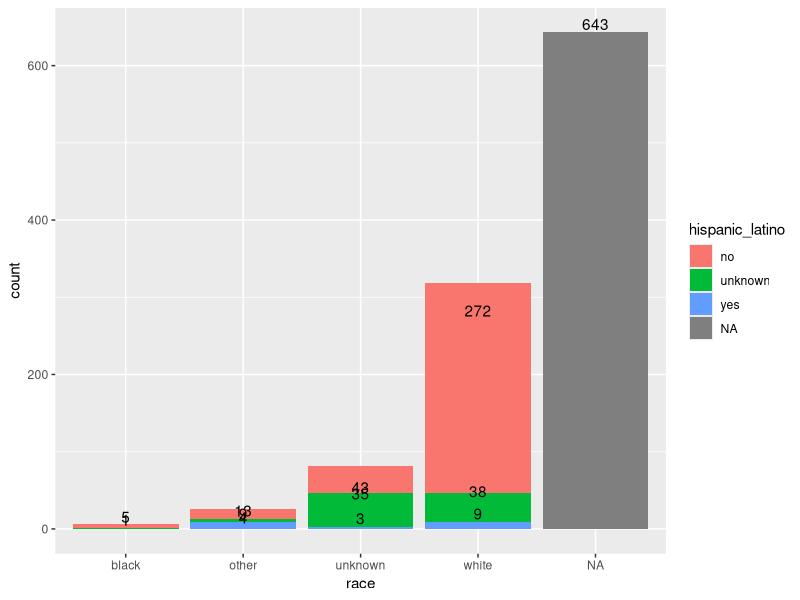
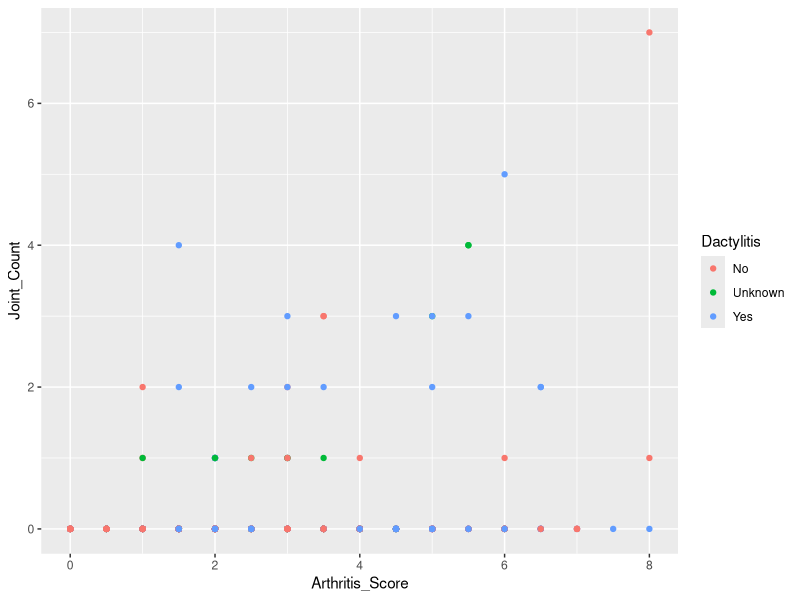
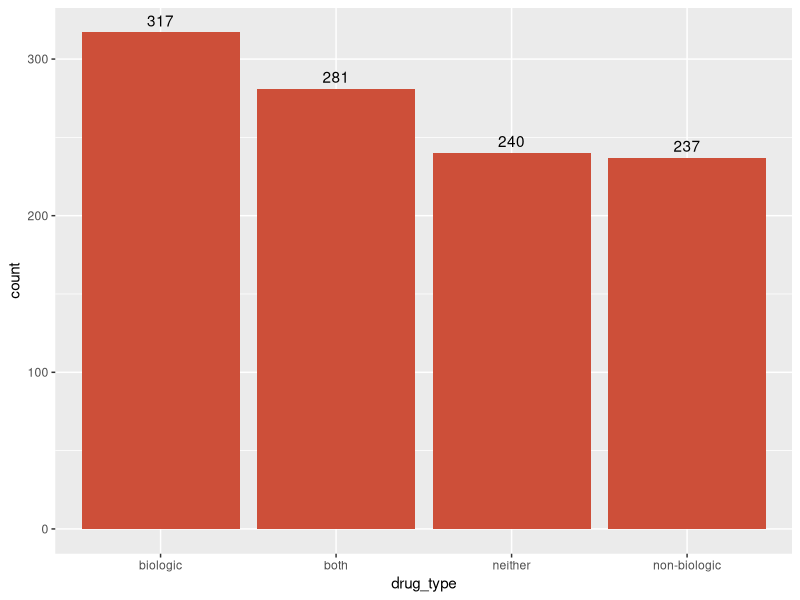
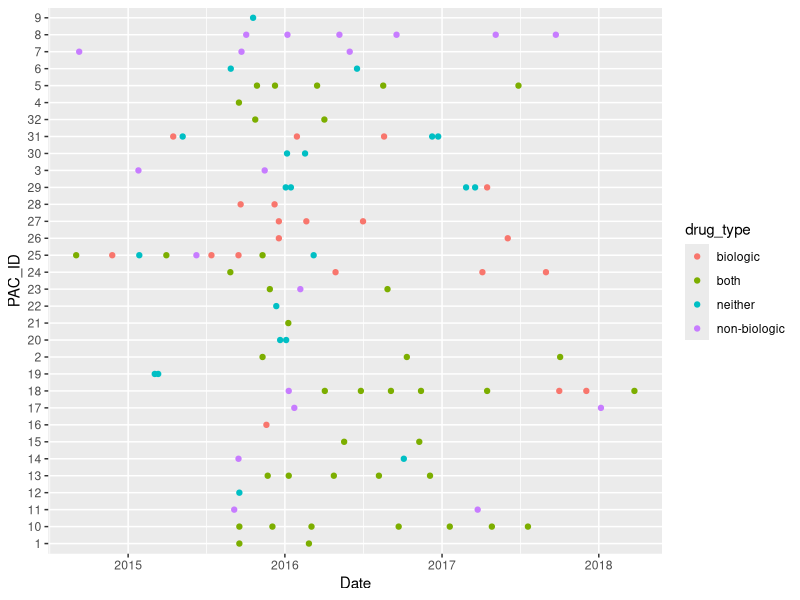

Write R code to recreate these figures, in order. (Note: this script raises an error after producing the figures.)
## ---- chunk 1
library(dplyr)
library(tidyverse)
library(lubridate)
library(ggplot2)
library(rlist)
## ---- chunk 2
clean_one <- read.csv("PsA_clean.csv", na.strings=c("","NA"," "))
## ---- chunk 3
clean_one$race<-"unknown"
clean_one$hispanic_latino<-"unknown"
## ---- chunk 4
clean_one <- clean_one %>% mutate(hispanic_latino = ifelse(Hispanic_Latino_Yes == 1 , "yes", hispanic_latino))
clean_one <- clean_one %>% mutate(hispanic_latino = ifelse(Hispanic_Latino_No == 1 , "no", hispanic_latino))
clean_one <- clean_one %>% mutate(hispanic_latino = ifelse(Hispanic_Latino_Not_Reported == 1 , "unknown", hispanic_latino))
clean_one <- clean_one %>% mutate(hispanic_latino = ifelse(Hispanic_Latino_Unknown == 1 , "unknown", hispanic_latino))
## ---- chunk 5
clean_one <- clean_one %>% mutate(race = ifelse(WHITE == 1 , "white", race))
clean_one <- clean_one %>% mutate(race = ifelse(BLACK == 1 , "black", race))
clean_one <- clean_one %>% mutate(race = ifelse(NATIVE_AMERICAN == 1 , "native_american", race))
clean_one <- clean_one %>% mutate(race = ifelse(NATIVE_HAWAIIAN_PACIFIC_ISLANDER == 1 , "native_hawaiian_pacific_islander", race))
clean_one <- clean_one %>% mutate(race = ifelse(OTHER == 1 , "other", race))
clean_one <- clean_one %>% mutate(race = ifelse(NOT_REPORTED == 1 , "unknown", race))
clean_one <- clean_one %>% mutate(race = ifelse(UNKNOWN == 1 , "unknown", race))
## ---- chunk 6
ggplot(clean_one, aes(race, fill=hispanic_latino)) +
  geom_bar()+
  geom_text(stat='count', aes(label=..count..), vjust=-0.2)
## ---- chunk 7
clean_one$Dactylitis <- as.character(clean_one$Dactylitis)
clean_one$Dactylitis[is.na(clean_one$Dactylitis)] <- "Unknown"
clean_one <- clean_one %>% mutate(Dactylitis = ifelse(Dactylitis == "Unavailable" , "Unknown", Dactylitis))
## ---- chunk 8
ggplot(clean_one, aes(x=Arthritis_Score, y=Joint_Count, colour=Dactylitis))+
         geom_point()
## ---- chunk 9
# create drug column
clean_one$drug_type<- "none"
clean_one$biologic_manual <- "none"
clean_one$non_biologic_manual <- "none"
## ---- chunk 10
# assign Yes to biologic manual column if patient is taking a biologic drug
clean_one <- clean_one %>% mutate(biologic_manual = ifelse(Cosentyx_Secukinumab == "Yes" | Adalimumab_Humira == "Yes" | Certolizumab_Pegol_Cimzia == "Yes" | Etanercept_Enbrel == "Yes" | Golimumab_Simponi == "Yes" | Infliximab_Remicade == "Yes" | Ustekinumab_Stelara == "Yes" | Biologic == "Yes", "Yes", biologic_manual))

# assign Yes to non-biologic manual column if patient is taking a non-biologic drug
clean_one <- clean_one %>% mutate(non_biologic_manual = ifelse(Sulfasalazine == "Yes" | Apremilast == "Yes" | Azathioprine_Imuran == "Yes" | Hydroxychloroquine_Plaquenil == "Yes" | Leflunomide_Arava == "Yes" | Methotrexate_Rheumatrex == "Yes" | Mycophenolate_mofetil_CellCept == "Yes", "Yes", non_biologic_manual))
## ---- chunk 11
# both
clean_one <- clean_one %>% mutate(drug_type = ifelse(biologic_manual == "Yes" & non_biologic_manual == "Yes", "both", drug_type))

# biologic
clean_one <- clean_one %>% mutate(drug_type = ifelse(biologic_manual == "Yes" & (non_biologic_manual == "No" | non_biologic_manual == "none" | is.na(non_biologic_manual)), "biologic", drug_type))

# non-biologic
clean_one <- clean_one %>% mutate(drug_type = ifelse((biologic_manual == "No" |  biologic_manual == "none" | is.na(biologic_manual)) & (non_biologic_manual == "Yes"), "non-biologic", drug_type))

# none
clean_one <- clean_one %>% mutate(drug_type = ifelse((biologic_manual == "No" |  biologic_manual == "none" | is.na(biologic_manual)) & (non_biologic_manual == "No" | non_biologic_manual == "none" | is.na(non_biologic_manual)), "neither", drug_type))
## ---- chunk 12
# make sure there are no NAs for drug type
sum(is.na(clean_one$drug_type) == TRUE)
## ---- chunk 13
# plot distribution of drug types or combinations in PSA dataset
ggplot(clean_one, aes(drug_type))+
  geom_bar(fill="tomato3")+
  geom_text(stat='count', aes(label=..count..), vjust = -0.5)
## ---- chunk 14
clean_one$PAC_ID <- as.character(clean_one$PAC_ID)
clean_one$Date <- as.character(clean_one$Date)
## ---- chunk 15
# convert patient visit dates into date variables
clean_one$Date <- as_date(clean_one$Date)
## ---- chunk 16
ggplot(clean_one[1:100,], aes(x=Date, y=PAC_ID, color=drug_type))+
  geom_point()
## ---- chunk 17
head(clean_one)
str(clean_one)
## ---- chunk 18
names(clean_one)
class(clean_one)
## ---- chunk 19
#subset by Event_Name
EN <- split(clean_one, clean_one$Event_Name)
## ---- chunk 20
#assign dataframe for each visit
lapply(seq_along(EN), function(x) {
    assign(c("B", "C", "D", "E", "F", "G", "H", "I", "J", "K", "L", "M", "N", "O", "P")[x], EN[[x]], envir=.GlobalEnv)
    }
)
## ---- chunk 21
as.tibble(Fac_only_B)
## ---- chunk 22
#feature selection B -- for joint count
library(leaps)
B$Joint_Count <- as.factor(B$Joint_Count)
FAC<- sapply(B, function(x) is.factor(x))
Fac_only_B <- B[, FAC]
Fac_only_B_1 <- which(sapply(Fac_only_B, function(x) length(unique(x))<2)) # see which factor has only one level
Fac_only_B_EN <- Fac_only_B[,4:67]

str(Fac_only_B_EN)
Fac_only_B_EN_non1 <-Fac_only_B_EN[, sapply(Fac_only_B_EN, nlevels) > 1]
str(Fac_only_B_EN_non1)
#fit <- regsubsets(Joint_Count_F ~., Fac_only_B_EN_non1,  nvmax=19,	method="forward")
library(glmnet)
summary(Fac_only_B_EN_non1$Joint_Count)
glmmod <- glmnet(B, y=as.factor(B$Joint_Count), alpha=1, family="binomial")

## ---- chunk 23
PAC_ID_meds <- read.csv("PAC_ID_meds.csv")
## ---- chunk 24
# find all antibiotics entries in the meds dataframe
antibiotics <- list(grep("Penicillin|Amoxicillin|Tigecycline|Doxycycline|Ceftazidime|Cefpodoxime|Cefazolin|CeftazIDIME|CefazoLIN|CefTRIAXone|Ceftriaxone|CeftriaXONE|CefePIME|Ciprofloxacin|Levofloxacin|Clindamycin|Azithromycin|Erythromycin|Sulfamethoxazole|Vancomycin|Gentamicin|Amikacin|Meropenem|Neomycin|Isoniazid|Piperacillin|Tazobactam|Linezolid|Mupirocin|Tobramycin|Clarithromycin|Daptomycin|Ampicillin|Dicloxacillin|Oxacillin|Nafcillin|Minocycline", PAC_ID_meds$Name, ignore.case = TRUE))
## ---- chunk 25
antibiotics_df <- as.data.frame(antibiotics)
## ---- chunk 26
View(antibiotics_df)
## ---- chunk 27
# duplicate column with PAC_IDs that took antibiotics, call column X so it can bind to meds df
antibiotics_df$X <- antibiotics_df$c.450L..527L..529L..540L..543L..578L..606L..612L..617L..619L..
## ---- chunk 28
# remove old column with long obnoxious name
antibiotics_df <- subset(antibiotics_df, select = -c(c.450L..527L..529L..540L..543L..578L..606L..612L..617L..619L..))
## ---- chunk 29
# merge patient IDs of people who took antibiotics with the meds they took and when
antibiotics_only <- merge(antibiotics_df, PAC_ID_meds)
## ---- chunk 30
View(antibiotics_only)
## ---- chunk 31
# convert release date into charcter so it can then be turned into a date
antibiotics_only$ReleaseDate <- as.character(antibiotics_only$ReleaseDate)
## ---- chunk 32
# convert release date into date so it can be ordered by time
antibiotics_only$ReleaseDate <- as_date(antibiotics_only$ReleaseDate)
## ---- chunk 33
# order by date
antibiotics_only <- antibiotics_only[order(as.Date(antibiotics_only$ReleaseDate)),]
## ---- chunk 34
# remove dates that were before the time point of the PSA dataset collection
antibiotics_only <- antibiotics_only %>% filter(ReleaseDate >= as.Date("2014-07-27") & ReleaseDate <= as.Date("2018-03-17"))
## ---- chunk 35
#date_df <- data.frame(B$Date, B$PAC_ID)
#newdata <- date_df[order(date_df$B.Date),]
